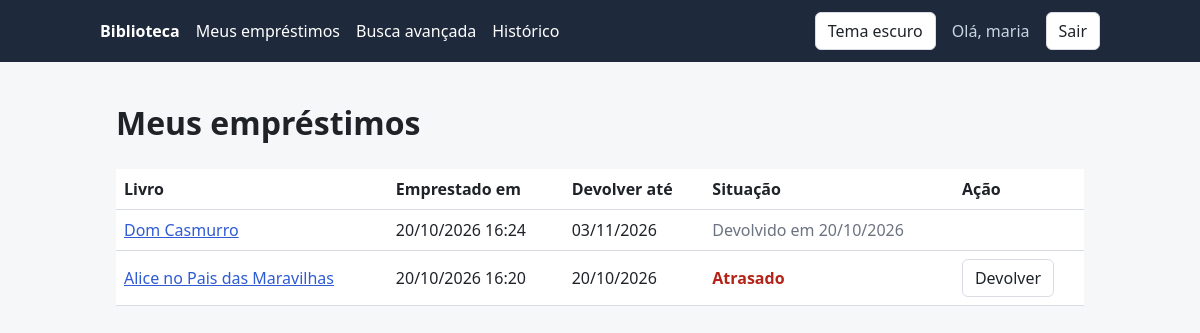
The app's page /emprestimos/ (signed in), older data.
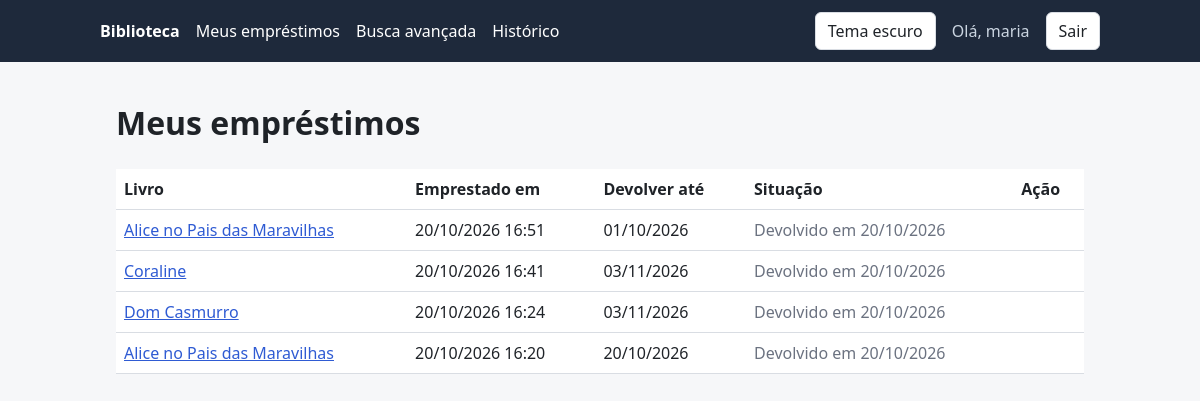
The same page, newer data.
### catalog/models.py (models this page shows, shortened)
class Loan(models.Model):
    book = models.ForeignKey(
        Book, on_delete=models.CASCADE, related_name="loans", verbose_name="Livro"
    )
    user = models.ForeignKey(
        settings.AUTH_USER_MODEL,
        on_delete=models.CASCADE,
        related_name="loans",  # permite fazer user.loans.all()
        verbose_name="Usuário",
    )
    borrowed_at = models.DateTimeField("Emprestado em", auto_now_add=True)  # data e hora do empréstimo
    due_date = models.DateField("Devolver até")  # só a data do prazo, sem hora
    returned_at = models.DateTimeField("Devolvido em", null=True, blank=True)
    class Meta:
        ordering = ["-borrowed_at"]  # o sinal de menos inverte a ordem: mais recentes primeiro
        verbose_name = "Empréstimo"
        verbose_name_plural = "Empréstimos"
    @property
    def is_active(self):
        return self.returned_at is None
    @property
    def is_overdue(self):
        return self.is_active and timezone.localdate() > self.due_date

class Book(models.Model):
    title = models.CharField("Título", max_length=255)  # texto curto, até 255 caracteres
    author = models.CharField("Autor(a)", max_length=255)
    isbn = models.CharField("ISBN", max_length=13, unique=True)  # unique: o banco não aceita ISBN repetido
    copies_total = models.PositiveIntegerField("Cópias totais", default=1)  # inteiro >= 0; vale 1 se ninguém informar
    image = models.ImageField("Capa", upload_to="book_covers/", blank=True, null=True)
    category = models.ForeignKey(
        Category,
        on_delete=models.SET_NULL,
        null=True,
        blank=True,
        related_name="books",  # permite fazer categoria.books.all()
        verbose_name="Categoria",
    )
    language = models.CharField("Idioma", max_length=50, blank=True)
    publisher = models.CharField("Editora", max_length=150, blank=True)
    edition_year = models.PositiveSmallIntegerField("Ano de edição", null=True, blank=True)
    created_at = models.DateTimeField("Cadastrado em", auto_now_add=True)  # preenchido sozinho na criação
    class Meta:
        ordering = ["title"]  # ordem padrão das consultas: alfabética pelo título
        verbose_name = "Livro"  # nome no singular, usado pelo Admin
        verbose_name_plural = "Livros"  # nome no plural, usado pelo Admin

### catalog/views.py (the view)
# urls.py: path("emprestimos/", views.my_loans, name="my_loans"),
@login_required
def my_loans(request):
    loans = Loan.objects.filter(user=request.user).select_related("book")
    return render(request, "catalog/my_loans.html", {"loans": loans})

### templates/catalog/my_loans.html (shortened to what this page needs)
{% extends "base.html" %}
{% block content %}
  <h1>Meus empréstimos</h1>
  {% if loans %}
    <div class="table-wrap">
      <table>
        <thead>
          <tr>
            <th>Livro</th>
            <th>Emprestado em</th>
            <th>Devolver até</th>
            <th>Situação</th>
            <th>Ação</th>
          </tr>
        </thead>
        <tbody>
          {% for loan in loans %}
            <tr>
              <td><a href="{% url 'catalog:book_detail' loan.book.id %}">{{ loan.book.title }}</a></td>
              <td>{{ loan.borrowed_at|date:"d/m/Y H:i" }}</td>
              <td>{{ loan.due_date|date:"d/m/Y" }}</td>
              <td>
                {% if loan.returned_at %}
                  <span class="muted">Devolvido em {{ loan.returned_at|date:"d/m/Y" }}</span>
                {% elif loan.is_overdue %}
                  <strong class="danger">Atrasado</strong>
                {% else %}
                  <span class="success">Em dia</span>
                {% endif %}
              </td>
              <td>
                {% if loan.is_active %}
                  <form class="inline" method="post" action="{% url 'catalog:return_book' loan.id %}">
                    <button class="btn" type="submit">Devolver</button>
                  </form>
                {% endif %}
              </td>
            </tr>
          {% endfor %}
        </tbody>
      </table>
    </div>
  {% else %}
    <p class="muted">Você ainda não pegou nenhum livro emprestado.</p>
  {% endif %}
{% endblock %}

### templates/base.html (shortened to what this page needs)
<!DOCTYPE html>
<html lang="pt-br">
<head>
</head>
<body>
  <header>
    <nav>
      <a href="{% url 'catalog:book_list' %}"><strong>Biblioteca</strong></a>
      {% if user.is_authenticated %}
        <a href="{% url 'catalog:my_loans' %}">Meus empréstimos</a>
        <a href="{% url 'catalog:advanced_search' %}">Busca avançada</a>
        <a href="{% url 'catalog:search_history' %}">Histórico</a>
      {% endif %}
      <button id="theme-toggle" class="btn" type="button">Tema escuro</button>
      {% if user.is_authenticated %}
        <span class="user">Olá, {{ user.username }}</span>
        <form class="inline" method="post" action="{% url 'logout' %}">
          <button class="btn" type="submit">Sair</button>
        </form>
      {% else %}
        <a href="{% url 'login' %}">Entrar</a>
      {% endif %}
    </nav>
  </header>
  <main>
    {% block content %}{% endblock %}
  </main>
</body>
</html>

### templates/base.html (style rules this page uses)
:root { --bg: #f6f7f9; --card: #ffffff; --text: #1f2328; --muted: #6b7280; --border: #d9dde3; --primary: #2f5bd3; --header: #1e293b; --danger: #b42318; --success: #067647; --warning: #b54708; }
* { box-sizing: border-box; }
body { margin: 0; font-family: system-ui, Arial, sans-serif; background: var(--bg); color: var(--text); line-height: 1.5; }
a { color: var(--primary); }
header { background: var(--header); padding: 12px 16px; }
nav { max-width: 1000px; margin: 0 auto; display: flex; flex-wrap: wrap; gap: 8px 16px; align-items: center; }
nav a { color: #fff; text-decoration: none; }
nav .user { color: #cbd5e1; }
main { max-width: 1000px; margin: 0 auto; padding: 16px; }
.muted { color: var(--muted); }
.btn { display: inline-block; padding: 6px 12px; border: 1px solid var(--border); border-radius: 6px; background: var(--card); color: var(--text); cursor: pointer; font: inherit; text-decoration: none; }
form.inline { display: inline; }
table { width: 100%; border-collapse: collapse; background: var(--card); }
th, td { padding: 8px; border-bottom: 1px solid var(--border); text-align: left; vertical-align: middle; }
.table-wrap { overflow-x: auto; }

Row changes from the older to the newer data that the page shows:
added Loan: book "Alice no Pais das Maravilhas", borrowed_at "20/10/2026 16:51", due_date "01/10/2026", returned_at "20/10/2026"
added Loan: book "Coraline", borrowed_at "20/10/2026 16:41", due_date "03/11/2026", returned_at "20/10/2026"
changed Loan (number 4 of 4 on the later page): returned_at (not shown) → "20/10/2026"; returned_at "Atrasado Devolver" → "Devolvido em"
